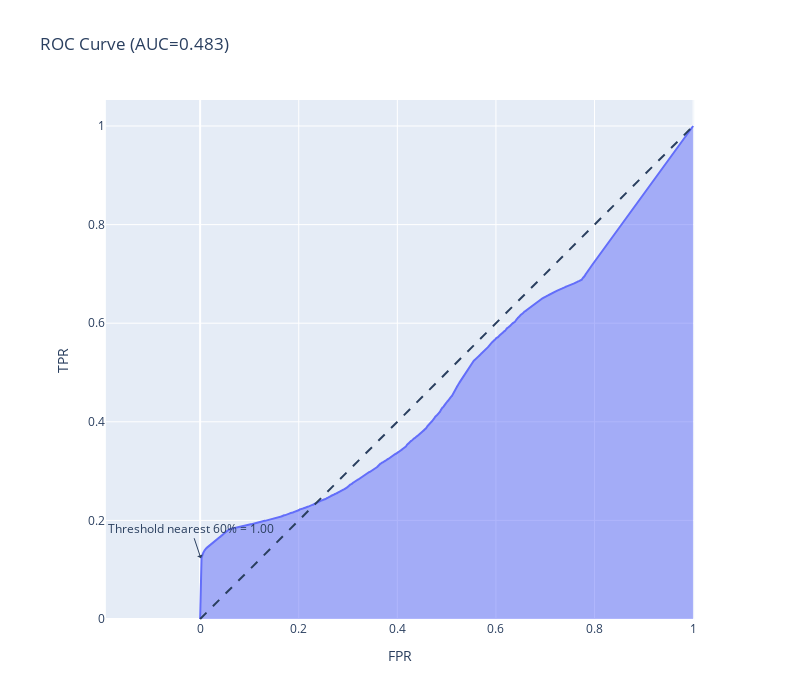

Notebook code cell kept with this figure:
### Code cell
import plotly.express as px

def make_rocauc(i):
    nearest=roc_df.iloc[(roc_df['Threshold']-i).abs().argsort()[:1]]['Threshold'].values[0]
    q=roc_df[roc_df['Threshold']==nearest].index[0]
    print(nearest, q)
    fig = px.area(roc_df, x="FPR", y="TPR",
                  title=f'ROC Curve (AUC={metrics.auc(fpr, tpr):.3f})',
                  hover_data={'Threshold':':.2f',
                              'FPR':':.2f',
                              'TPR':':.2f',
                             },width=800, height=700)

    fig.add_annotation(x=roc_df.iloc[q][0], y=roc_df.iloc[q][1],
            text=f"Threshold nearest {i*100:.0f}% = {roc_df.iloc[q][2]:.2f}",
                showarrow=True,
                arrowhead=1)

    fig.add_shape(
        type='line', line=dict(dash='dash'),
        x0=0, x1=1, y0=0, y1=1
    )
    fig.update_yaxes(scaleanchor="x", scaleratio=1)
    fig.update_xaxes(constrain='domain')
    return fig
make_rocauc(.60)

### Figure 1 — Plotly figure (JSON) as saved in the notebook; plotly's stock layout.template omitted (floating-point values rounded to 4 significant figures; data arrays with more than 128 entries replaced by an {"elided": "..."} marker saying what was removed)
{"data": [{"customdata": {"elided": "11784x1 float values"}, "fillpattern": {"shape": ""}, "hovertemplate": "FPR=%{x:.2f}<br>TPR=%{y:.2f}<br>Threshold=%{customdata[0]:.2f}<extra></extra>", "legendgroup": "", "line": {"color": "#636efa"}, "marker": {"symbol": "circle"}, "mode": "lines", "name": "", "orientation": "v", "showlegend": false, "stackgroup": "1", "type": "scatter", "x": {"elided": "11784 float values"}, "xaxis": "x", "y": {"elided": "11784 float values"}, "yaxis": "y"}], "layout": {"annotations": [{"arrowhead": 1, "showarrow": true, "text": "Threshold nearest 60% = 1.00", "x": 0.001437, "y": 0.1232}], "height": 700, "legend": {"tracegroupgap": 0}, "shapes": [{"line": {"dash": "dash"}, "type": "line", "x0": 0, "x1": 1, "y0": 0, "y1": 1}], "title": {"text": "ROC Curve (AUC=0.483)"}, "width": 800, "xaxis": {"anchor": "y", "constrain": "domain", "domain": [0, 1], "title": {"text": "FPR"}}, "yaxis": {"anchor": "x", "domain": [0, 1], "scaleanchor": "x", "scaleratio": 1, "title": {"text": "TPR"}}}}
